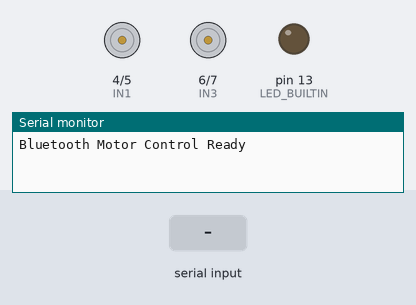
The sketch below on a simulated Arduino Uno, built with avr-gcc and run on an emulated ATmega328P. Shown: motor-driver pin pairs drawn as motors (green arrow = first pin HIGH = forward, orange = second pin HIGH = backward, longer = more drive), output pins drawn as LEDs (lit = HIGH), the last lines printed to the serial monitor. The inputs (shaded band) are chosen by the test bench.

Above: at 1.2 s.
1.3 s: "F" received over the second serial link
At 2.2 s:
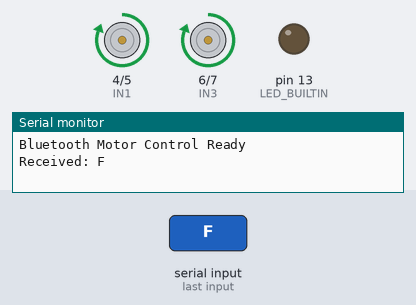
2.8 s: "B" received over the second serial link
At 3.4 s:
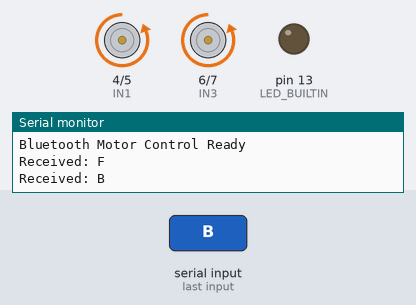
4.3 s: "L" received over the second serial link
At 5.5 s:
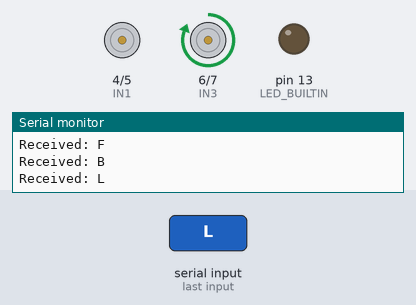
5.8 s: "R" received over the second serial link
At 6.8 s:
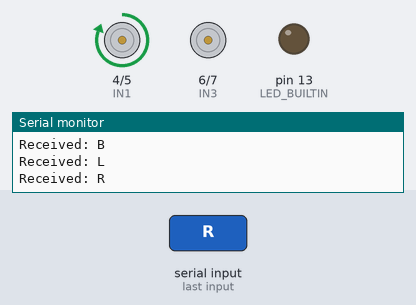
7.3 s: "1" received over the second serial link
At 8.0 s:
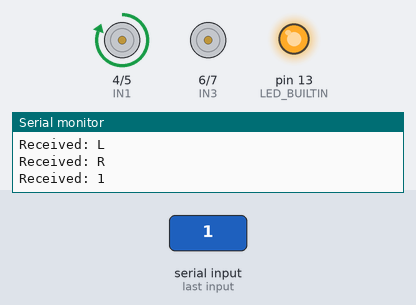
8.8 s: "S" received over the second serial link
At 10.2 s:
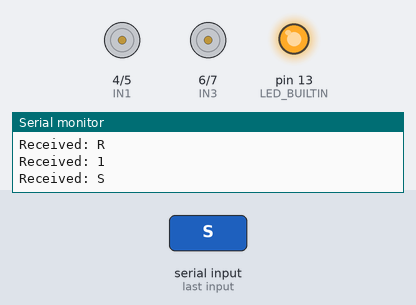
Timing chart, 0 to 11.3 s (numbered marks = the images above; inputs shaded):
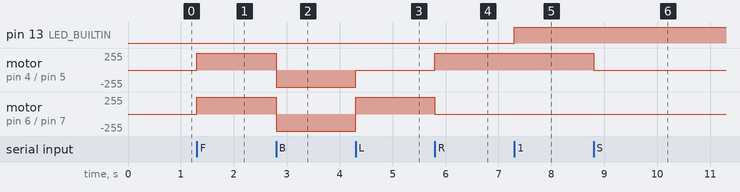

Measured:
- after the input at 1.3 s, motor on pin 4 (IN1) / pin 5 (IN2), motor on pin 6 (IN3) / pin 7 (IN4): stopped → forward 255/255 at once
- after the input at 2.8 s, motor on pin 4 (IN1) / pin 5 (IN2), motor on pin 6 (IN3) / pin 7 (IN4): forward 255/255 → backward 255/255 at once
- after the input at 4.3 s, motor on pin 4 (IN1) / pin 5 (IN2): backward 255/255 → stopped at once; motor on pin 6 (IN3) / pin 7 (IN4): backward 255/255 → forward 255/255 at once
- after the input at 5.8 s, motor on pin 4 (IN1) / pin 5 (IN2): stopped → forward 255/255 at once; motor on pin 6 (IN3) / pin 7 (IN4): forward 255/255 → stopped at once
- after the input at 7.3 s, pin 13 (LED_BUILTIN): LOW → HIGH at once
- after the input at 8.8 s, motor on pin 4 (IN1) / pin 5 (IN2): forward 255/255 → stopped at once

The sketch:

code.ino
```cpp
#include <SoftwareSerial.h>

SoftwareSerial BT(10, 11); // RX, TX

// Motor control pins
#define IN1 4
#define IN2 5
#define IN3 6
#define IN4 7

void setup() {
  // Motor pins as output
  pinMode(IN1, OUTPUT);
  pinMode(IN2, OUTPUT);
  pinMode(IN3, OUTPUT);
  pinMode(IN4, OUTPUT);

  // LED for status (optional)
  pinMode(LED_BUILTIN, OUTPUT);

  Serial.begin(9600);
  BT.begin(9600); // HC-05 default speed
  Serial.println("Bluetooth Motor Control Ready");
  BT.println("Motor Control Ready");
}

void loop() {
  if (BT.available()) {
    char cmd = BT.read();
    Serial.print("Received: ");
    Serial.println(cmd);

    switch (cmd) {
      case 'F': // Forward
        digitalWrite(IN1, HIGH);
        digitalWrite(IN2, LOW);
        digitalWrite(IN3, HIGH);
        digitalWrite(IN4, LOW);
        BT.println("Forward");
        break;

      case 'B': // Backward
        digitalWrite(IN1, LOW);
        digitalWrite(IN2, HIGH);
        digitalWrite(IN3, LOW);
        digitalWrite(IN4, HIGH);
        BT.println("Backward");
        break;

      case 'L': // Left
        digitalWrite(IN1, LOW);
        digitalWrite(IN2, LOW);
        digitalWrite(IN3, HIGH);
        digitalWrite(IN4, LOW);
        BT.println("Left");
        break;

      case 'R': // Right
        digitalWrite(IN1, HIGH);
        digitalWrite(IN2, LOW);
        digitalWrite(IN3, LOW);
        digitalWrite(IN4, LOW);
        BT.println("Right");
        break;

      case 'S': // Stop
        digitalWrite(IN1, LOW);
        digitalWrite(IN2, LOW);
        digitalWrite(IN3, LOW);
        digitalWrite(IN4, LOW);
        BT.println("Stop");
        break;

      case '1': // Optional — LED ON
        digitalWrite(LED_BUILTIN, HIGH);
        BT.println("LED ON");
        break;

      case '0': // Optional — LED OFF
        digitalWrite(LED_BUILTIN, LOW);
        BT.println("LED OFF");
        break;
    }
  }
}
```
